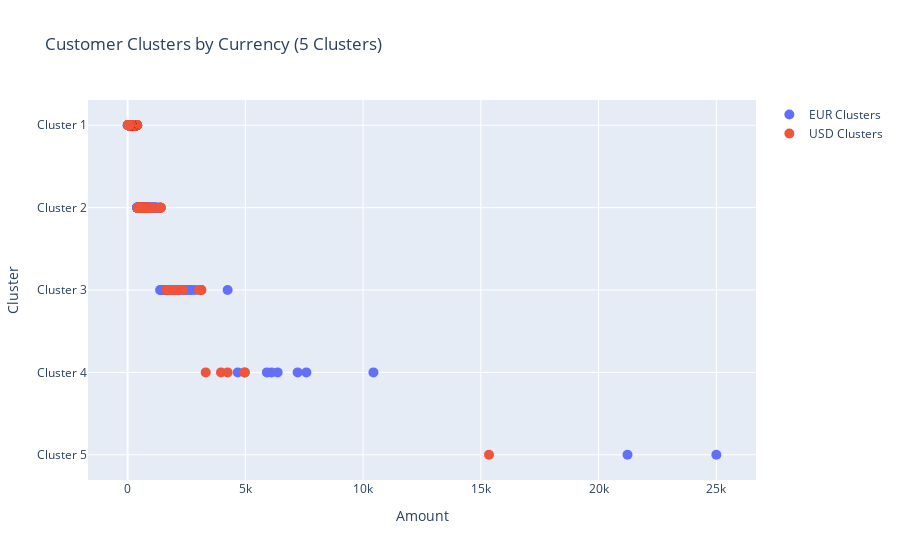

Write notebook code for a chart like this one.
### Code cell
fig = go.Figure()

fig.add_trace(go.Scatter(
    x=final_df[final_df['eur'] > 0]['eur'],
    y=final_df[final_df['eur'] > 0]['eur_cluster'],
    mode='markers',
    name='EUR Clusters',
    marker=dict(size=10)
))

fig.add_trace(go.Scatter(
    x=final_df[final_df['usd'] > 0]['usd'],
    y=final_df[final_df['usd'] > 0]['usd_cluster'],
    mode='markers',
    name='USD Clusters',
    marker=dict(size=10)
))

fig.update_layout(
    title='Customer Clusters by Currency (5 Clusters)',
    xaxis_title='Amount',
    yaxis_title='Cluster',
    showlegend=True
)

fig.show()

### Figure 1 — Plotly figure (JSON) as saved in the notebook; plotly's stock layout.template omitted (floating-point values rounded to 4 significant figures; data arrays with more than 128 entries replaced by an {"elided": "..."} marker saying what was removed)
{"data": [{"marker": {"size": 10}, "mode": "markers", "name": "EUR Clusters", "type": "scatter", "x": {"elided": "1856 float values"}, "y": {"elided": "1856 str values"}}, {"marker": {"size": 10}, "mode": "markers", "name": "USD Clusters", "type": "scatter", "x": {"elided": "1394 float values"}, "y": {"elided": "1394 str values"}}], "layout": {"showlegend": true, "title": {"text": "Customer Clusters by Currency (5 Clusters)"}, "xaxis": {"title": {"text": "Amount"}}, "yaxis": {"title": {"text": "Cluster"}}}}
